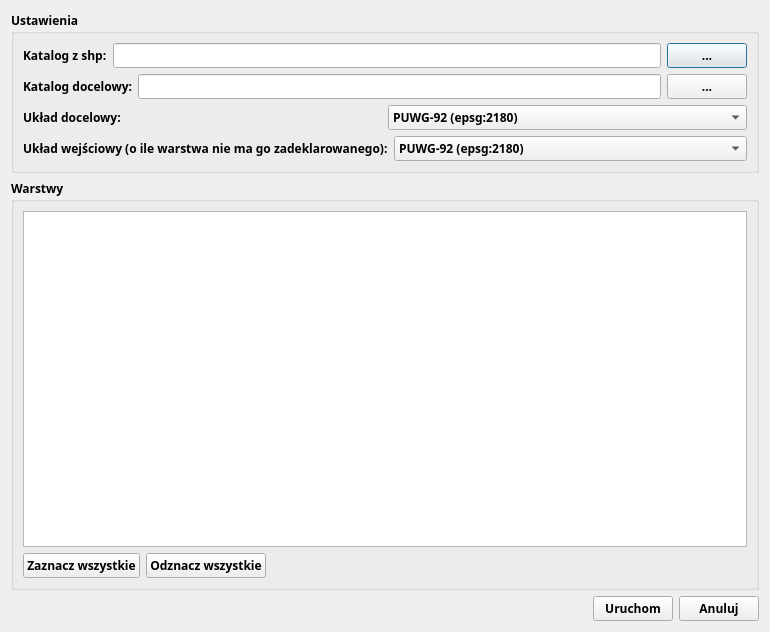
<?xml version="1.0" encoding="UTF-8"?>
<ui version="4.0">
 <class>Dialog</class>
 <widget class="QDialog" name="Dialog">
  <property name="geometry">
   <rect>
    <x>0</x>
    <y>0</y>
    <width>770</width>
    <height>632</height>
   </rect>
  </property>
  <property name="font">
   <font>
    <family>Noto Sans</family>
    <weight>75</weight>
    <bold>true</bold>
   </font>
  </property>
  <property name="windowTitle">
   <string>Zmiana układu warstw z katalogu</string>
  </property>
  <layout class="QVBoxLayout" name="verticalLayout_3">
   <item>
    <widget class="QGroupBox" name="groupBox">
     <property name="title">
      <string>Ustawienia</string>
     </property>
     <layout class="QVBoxLayout" name="verticalLayout_2">
      <item>
       <layout class="QHBoxLayout" name="horizontalLayout_2">
        <item>
         <widget class="QLabel" name="label_2">
          <property name="text">
           <string>Katalog z shp:</string>
          </property>
         </widget>
        </item>
        <item>
         <widget class="QLineEdit" name="lineEdit_in">
          <property name="text">
           <string/>
          </property>
         </widget>
        </item>
        <item>
         <widget class="QPushButton" name="pushButton_in">
          <property name="text">
           <string>...</string>
          </property>
         </widget>
        </item>
       </layout>
      </item>
      <item>
       <layout class="QHBoxLayout" name="horizontalLayout_3">
        <item>
         <widget class="QLabel" name="label_3">
          <property name="text">
           <string>Katalog docelowy:</string>
          </property>
         </widget>
        </item>
        <item>
         <widget class="QLineEdit" name="lineEdit_out">
          <property name="text">
           <string/>
          </property>
         </widget>
        </item>
        <item>
         <widget class="QPushButton" name="pushButton_out">
          <property name="text">
           <string>...</string>
          </property>
         </widget>
        </item>
       </layout>
      </item>
      <item>
       <layout class="QHBoxLayout" name="horizontalLayout_4">
        <item>
         <widget class="QLabel" name="label">
          <property name="text">
           <string>Układ docelowy:</string>
          </property>
         </widget>
        </item>
        <item>
         <widget class="QComboBox" name="comboBox_crs">
          <item>
           <property name="text">
            <string>PUWG-92 (epsg:2180)</string>
           </property>
          </item>
          <item>
           <property name="text">
            <string>2000-strefa 5 (epsg:2176)</string>
           </property>
          </item>
          <item>
           <property name="text">
            <string>2000-strefa 6 (epsg:2177)</string>
           </property>
          </item>
          <item>
           <property name="text">
            <string>2000-strefa 7 (epsg:2178)</string>
           </property>
          </item>
          <item>
           <property name="text">
            <string>2000-strefa 8 (epsg:2179)</string>
           </property>
          </item>
          <item>
           <property name="text">
            <string>WGS-84 (epsg:4326)</string>
           </property>
          </item>
         </widget>
        </item>
       </layout>
      </item>
      <item>
       <layout class="QHBoxLayout" name="horizontalLayout_6">
        <item>
         <widget class="QLabel" name="label_4">
          <property name="text">
           <string>Układ wejściowy (o ile warstwa nie ma go zadeklarowanego):</string>
          </property>
         </widget>
        </item>
        <item>
         <widget class="QComboBox" name="comboBox_crs_in">
          <item>
           <property name="text">
            <string>PUWG-92 (epsg:2180)</string>
           </property>
          </item>
          <item>
           <property name="text">
            <string>2000-strefa 5 (epsg:2176)</string>
           </property>
          </item>
          <item>
           <property name="text">
            <string>2000-strefa 6 (epsg:2177)</string>
           </property>
          </item>
          <item>
           <property name="text">
            <string>2000-strefa 7 (epsg:2178)</string>
           </property>
          </item>
          <item>
           <property name="text">
            <string>2000-strefa 8 (epsg:2179)</string>
           </property>
          </item>
          <item>
           <property name="text">
            <string>WGS-84 (epsg:4326)</string>
           </property>
          </item>
         </widget>
        </item>
       </layout>
      </item>
     </layout>
    </widget>
   </item>
   <item>
    <widget class="QGroupBox" name="groupBox_2">
     <property name="title">
      <string>Warstwy</string>
     </property>
     <layout class="QVBoxLayout" name="verticalLayout">
      <item>
       <widget class="QTableWidget" name="tableWidget">
        <property name="alternatingRowColors">
         <bool>true</bool>
        </property>
       </widget>
      </item>
      <item>
       <layout class="QHBoxLayout" name="horizontalLayout">
        <item>
         <widget class="QPushButton" name="pushButton_zaznacz_all">
          <property name="text">
           <string>Zaznacz wszystkie</string>
          </property>
         </widget>
        </item>
        <item>
         <widget class="QPushButton" name="pushButton_odznacz_all">
          <property name="text">
           <string>Odznacz wszystkie</string>
          </property>
         </widget>
        </item>
        <item>
         <spacer name="horizontalSpacer">
          <property name="orientation">
           <enum>Qt::Horizontal</enum>
          </property>
          <property name="sizeHint" stdset="0">
           <size>
            <width>40</width>
            <height>20</height>
           </size>
          </property>
         </spacer>
        </item>
       </layout>
      </item>
     </layout>
    </widget>
   </item>
   <item>
    <layout class="QHBoxLayout" name="horizontalLayout_5">
     <item>
      <spacer name="horizontalSpacer_2">
       <property name="orientation">
        <enum>Qt::Horizontal</enum>
       </property>
       <property name="sizeHint" stdset="0">
        <size>
         <width>40</width>
         <height>20</height>
        </size>
       </property>
      </spacer>
     </item>
     <item>
      <widget class="QPushButton" name="pushButton_ok">
       <property name="text">
        <string>Uruchom</string>
       </property>
      </widget>
     </item>
     <item>
      <widget class="QPushButton" name="pushButton_anuluj">
       <property name="text">
        <string>Anuluj</string>
       </property>
      </widget>
     </item>
    </layout>
   </item>
  </layout>
 </widget>
 <resources/>
 <connections>
  <connection>
   <sender>pushButton_anuluj</sender>
   <signal>clicked()</signal>
   <receiver>Dialog</receiver>
   <slot>reject()</slot>
   <hints>
    <hint type="sourcelabel">
     <x>725</x>
     <y>601</y>
    </hint>
    <hint type="destinationlabel">
     <x>354</x>
     <y>595</y>
    </hint>
   </hints>
  </connection>
 </connections>
</ui>
